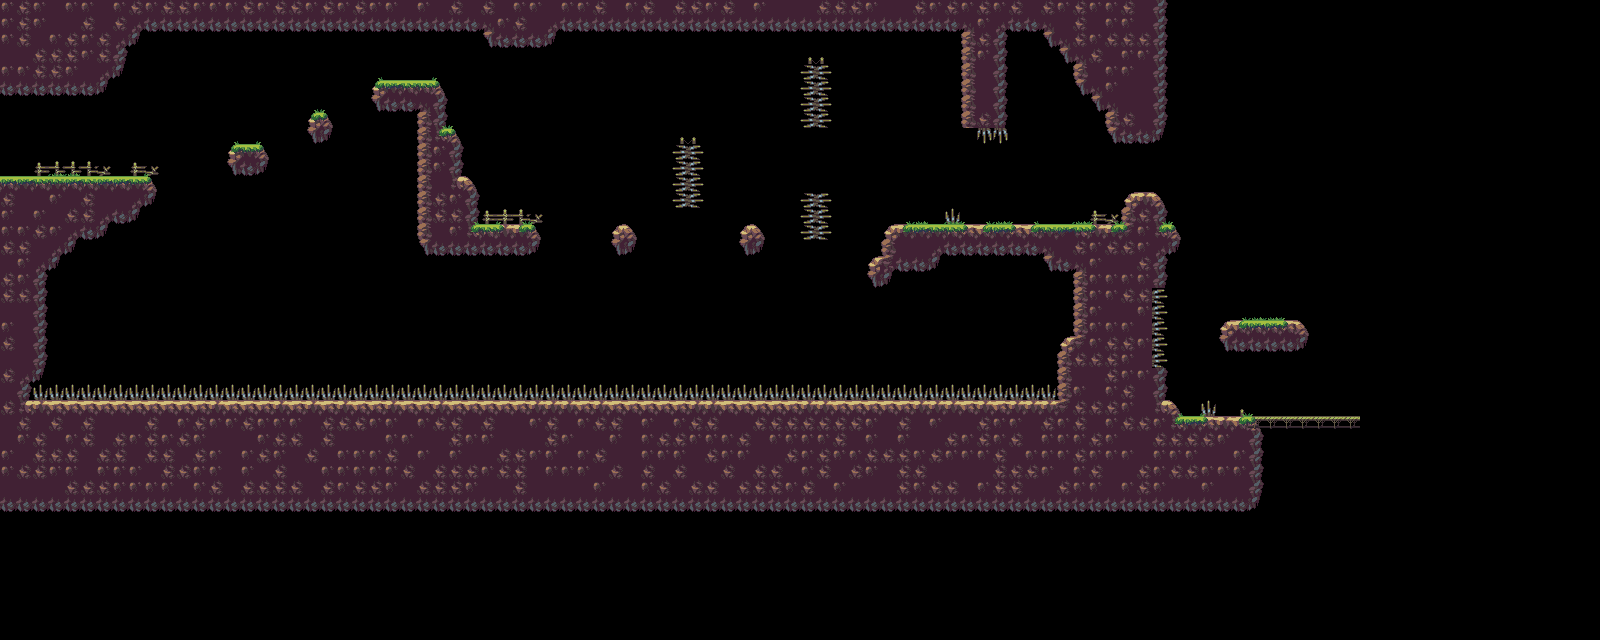

A level layout from a 2D game, rendered from its tile map. Below: a short description, then the map file with tile-grid data replaced by summaries:
An orthogonal 100x40 tile map with 16x16 px tiles, 4 tile layers (Spikes, Ground, Decorative_2, Decorative) and 48 objects (2x skeleton, 2x bat, coin, player).

<map version="1.2" tiledversion="1.2.0" orientation="orthogonal" renderorder="right-down" width="100" height="40" tilewidth="16" tileheight="16" infinite="0" nextlayerid="71" nextobjectid="449">
 <tileset firstgid="1" name="Basic_tileset" tilewidth="16" tileheight="16" tilecount="60" columns="10">
  <image source="Basic_tileset.png" width="160" height="96" />
  <terraintypes>
   <terrain name="Ground" tile="-1" />
   <terrain name="Rock" tile="-1" />
   <terrain name="Grass" tile="-1" />
   <terrain name="Bush" tile="-1" />
   <terrain name="Spikes" tile="-1" />
   <terrain name="Fence" tile="0" />
   <terrain name="Bridge" tile="0" />
  </terraintypes>
  <tile id="0" terrain=",,,0" />
  <tile id="1" terrain=",,0,0" />
  <tile id="2" terrain=",,0," />
  <tile id="3" terrain=",,0,0" />
  <tile id="4" terrain="0,0,0," />
  <tile id="5" terrain="0,0,,0" />
  <tile id="6" terrain=",0,0,0" />
  <tile id="7" terrain="0,,,0" />
  <tile id="10" terrain=",0,,0" />
  <tile id="11" terrain="0,0,0,0" />
  <tile id="12" terrain="0,,0," />
  <tile id="13" terrain="0,0,0,0" />
  <tile id="14" terrain="0,,0,0" />
  <tile id="15" terrain=",0,0," />
  <tile id="16" terrain=",,,2" />
  <tile id="17" terrain=",,2,2" />
  <tile id="18" terrain=",,2,2" />
  <tile id="19" terrain=",,2," />
  <tile id="20" terrain=",0,," />
  <tile id="21" terrain="0,0,," />
  <tile id="22" terrain="0,,," />
  <tile id="23" terrain="0,0,0,0" />
  <tile id="26" terrain=",2,," />
  <tile id="27" terrain="2,2,," />
  <tile id="28" terrain="2,2,," />
  <tile id="29" terrain="2,,," />
  <tile id="30" terrain=",,,1" />
  <tile id="31" terrain=",,1,1" />
  <tile id="32" terrain=",,1," />
  <tile id="33" terrain="1,1,1," />
  <tile id="34" terrain="1,1,,1" />
  <tile id="36" terrain=",5,," />
  <tile id="37" terrain="5,5,," />
  <tile id="38" terrain="5,5,," />
  <tile id="39" terrain="5,,," />
  <tile id="40" terrain=",1,,1" />
  <tile id="41" terrain="1,1,1,1" />
  <tile id="42" terrain="1,,1," />
  <tile id="43" terrain="1,,1,1" />
  <tile id="44" terrain=",1,1,1" />
  <tile id="49" terrain="4,4,4,4" />
  <tile id="50" terrain=",1,," />
  <tile id="51" terrain="1,1,," />
  <tile id="52" terrain="1,,," />
  <tile id="53" terrain="1,,,1" />
  <tile id="54" terrain=",1,1," />
  <tile id="55" terrain=",3,," />
  <tile id="56" terrain="3,3,," />
  <tile id="57" terrain="3,,," />
 </tileset>
 <layer id="64" name="Spikes" width="100" height="40">
  <data>[4000 cells, 83 non-empty, 6 distinct tile ids]</data>
 </layer>
 <layer id="65" name="Ground" width="100" height="40">
  <data>[4000 cells, 1059 non-empty, 22 distinct tile ids]</data>
 </layer>
 <layer id="66" name="Decorative_2" width="100" height="40">
  <data>[4000 cells, 20 non-empty, 5 distinct tile ids]</data>
 </layer>
 <layer id="67" name="Decorative" width="100" height="40">
  <data>[4000 cells, 106 non-empty, 8 distinct tile ids]</data>
 </layer>
 <objectgroup color="#5500ff" id="16" name="colliders_ground">
  <properties>
   <property name="type" value="colliders" />
  </properties>
  <object id="382" x="-0.0909091" y="180.182" width="143.515" height="29.7878" />
  <object id="387" x="227.826" y="148.902" width="40.8483" height="16.3636" />
  <object id="389" x="372.826" y="84.3182" width="66.1816" height="16.3636" />
  <object id="390" x="310.576" y="115.818" width="18.8483" height="12.8636" />
  <object id="391" x="420.457" y="100.523" width="18.5005" height="32.6136" />
  <object id="392" x="420.619" y="132.97" width="35.0301" height="47.3636" />
  <object id="393" x="420.672" y="180.256" width="50.4051" height="64.9469" />
  <object id="394" x="471.055" y="227.943" width="64.7233" height="17.1136" />
  <object id="395" x="613.606" y="229.417" width="20.3938" height="12.8636" />
  <object id="396" x="741.121" y="229.75" width="20.4847" height="12.8636" />
  <object id="397" x="741.121" y="229.75" width="20.4847" height="12.8636" />
  <object id="398" x="741.121" y="229.75" width="20.4847" height="12.8636" />
  <object id="399" x="882.64" y="229.714" width="246.54" height="39.1969" />
  <object id="400" x="966.455" y="-0.189376" width="37.9089" height="129.841" />
  <object id="401" x="103.87" y="0.5682" width="973.804" height="26.3636" />
  <object id="402" x="10.9092" y="0.484867" width="93.1817" height="86.3636" />
  <object id="403" x="1114.71" y="-0.587167" width="44.5756" height="139.174" />
  <object id="404" x="1077.38" y="-0.587" width="36.5756" height="85.174" />
  <object id="405" x="1129.51" y="196.818" width="30.2347" height="89.0681" />
  <object id="406" x="1159.8" y="229.027" width="16.1722" height="23.5454" />
  <object id="407" x="1221.09" y="321.381" width="84.8313" height="28.3636" />
  <object id="408" x="1162.99" y="415.455" width="145.672" height="24.3181" />
  <object id="409" x="1150.14" y="368.028" width="12.9449" height="72.0681" />
  <object id="413" x="1288.21" y="0.651533" width="26.0889" height="326.03" />
  <object id="414" x="1076.35" y="268.511" width="12.9449" height="144.477" />
  <object id="415" x="12.6852" y="210.432" width="12.9449" height="211.932" />
  <object id="431" x="871.258" y="262.318" width="12.2347" height="9.1136" />
  <object id="433" x="0.179724" y="0.134085" width="12.9449" height="180.23" />
  <object id="435" x="1160.08" y="0.0682" width="127.681" height="16.3636" />
  <object id="437" x="1162.94" y="397.83" width="14.2631" height="41.6439" />
  <object id="440" x="24.788" y="403.897" width="1065.33" height="25.1027" />
  <object id="441" x="1136.86" y="285.82" width="12.9449" height="83.6931" />
 </objectgroup>
 <objectgroup color="#ff0000" id="19" name="colliders_death">
  <properties>
   <property name="type" value="colliders" />
  </properties>
  <object id="416" x="25.6364" y="386.313" width="1047.7" height="17.5413" />
  <object id="420" x="1150.67" y="287" width="12.6667" height="80.6667" />
  <object id="421" x="1203.58" y="405.886" width="10.3638" height="11.083" />
  <object id="422" x="947.875" y="212" width="10.25" height="12.0625" />
  <object id="426" x="979.043" y="129.696" width="10.9565" height="10.3913" />
  <object id="427" x="994.783" y="129.739" width="11.2174" height="9.52174" />
  <object id="428" x="675.636" y="143.818" width="22.5455" height="63.2727" />
  <object id="429" x="804" y="191.708" width="23.875" height="45.6667" />
  <object id="430" x="805.5" y="64.25" width="20.5" height="63" />
 </objectgroup>
 <objectgroup color="#ffff00" id="20" name="colliders_next_level">
  <properties>
   <property name="type" value="colliders" />
  </properties>
  <object id="411" x="1306.5" y="346.917" width="28.75" height="69" />
 </objectgroup>
 <objectgroup id="70" name="entities">
  <properties>
   <property name="type" value="entities" />
  </properties>
  <object id="442" name="skeleton" x="623.75" y="218.5">
   <point />
  </object>
  <object id="443" name="bat" x="319.5" y="292.5">
   <point />
  </object>
  <object id="444" name="skeleton" x="1260.25" y="306.25">
   <point />
  </object>
  <object id="446" name="bat" x="1260.83" y="401.833">
   <point />
  </object>
  <object id="447" name="coin" x="944.667" y="97.833">
   <point />
  </object>
  <object id="448" name="player" x="77.5" y="151.5">
   <point />
  </object>
 </objectgroup>
</map>
